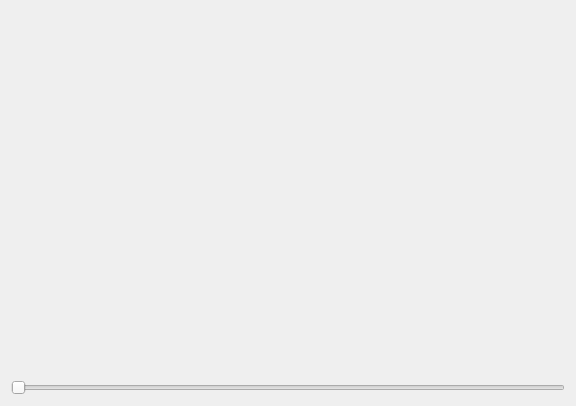
<?xml version="1.0" encoding="UTF-8"?>
<ui version="4.0">
 <class>ShowSnap</class>
 <widget class="QWidget" name="ShowSnap">
  <property name="geometry">
   <rect>
    <x>0</x>
    <y>0</y>
    <width>576</width>
    <height>406</height>
   </rect>
  </property>
  <property name="windowTitle">
   <string>ShowSnap</string>
  </property>
  <layout class="QVBoxLayout" name="verticalLayout">
   <item>
    <widget class="Screen" name="screen" native="true"/>
   </item>
   <item>
    <widget class="MySlider" name="slider">
     <property name="orientation">
      <enum>Qt::Horizontal</enum>
     </property>
    </widget>
   </item>
  </layout>
 </widget>
 <layoutdefault spacing="6" margin="11"/>
 <customwidgets>
  <customwidget>
   <class>Screen</class>
   <extends>QWidget</extends>
   <header>Screen.h</header>
   <container>1</container>
  </customwidget>
  <customwidget>
   <class>MySlider</class>
   <extends>QSlider</extends>
   <header>MySlider.h</header>
  </customwidget>
 </customwidgets>
 <resources/>
 <connections/>
</ui>
